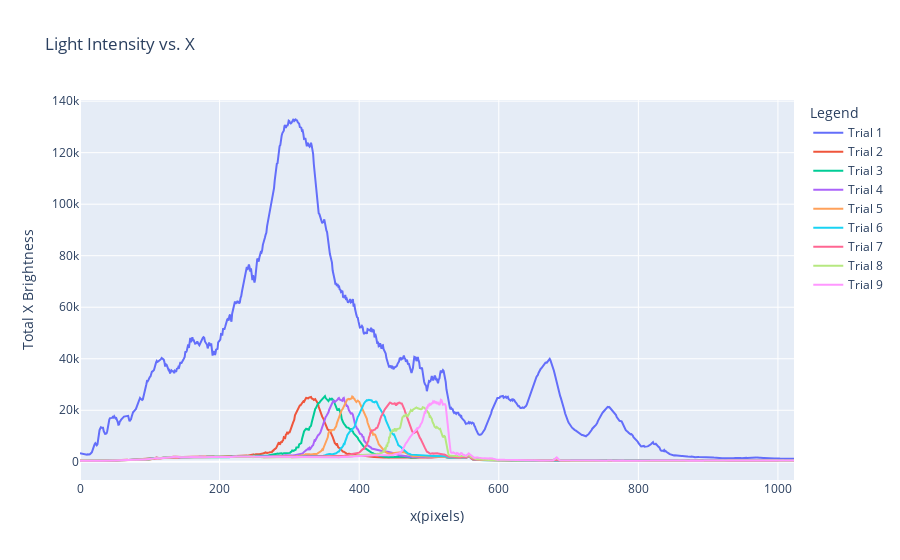
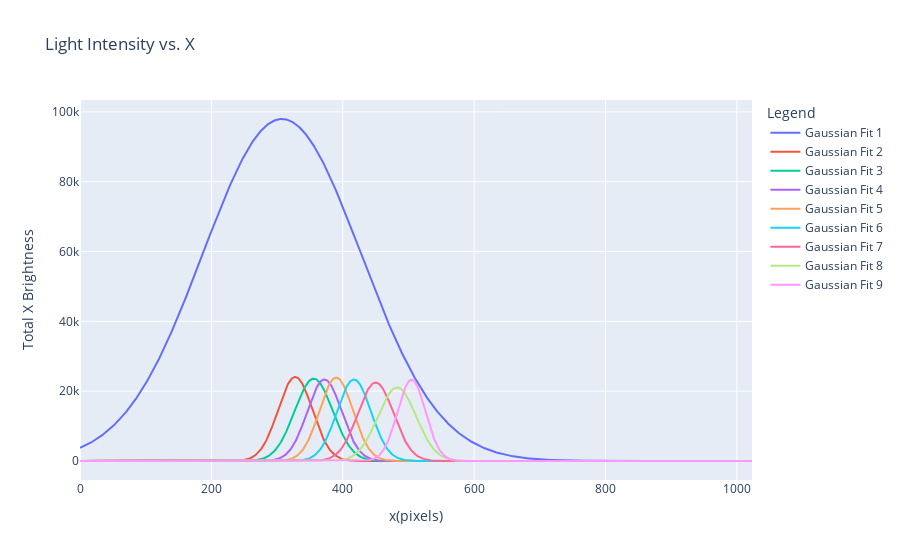

Notebook code for these charts, in order:
### Code cell
import plotly.graph_objects as go
import numpy as np
from scipy.optimize import curve_fit

# Get x's
trials_raw = [scan_img_intensity('./Imgs/image_' + str(i+1) + '.png') for i in range(9)]
trials_blur = [scan_img_intensity('./Imgs/image_' + str(i+1) + '.png') for i in range(9)]


# Plot intensities of images and gaussian fits
x = np.linspace(0, len(trials_raw[0])-1, len(trials_raw[0]))
means = []
dxs = [] 
dxs_adjusted = [] # 

p0s = [
    [140000, 308, 1], [36000, 328, 1], [36000, 354, 1],
    [36000, 371, 1], [36000, 390, 1], [35500, 416, 1],
    [34000, 449, 1], [32000, 483, 1], [34500, 510, 1]
]

# Create a figure
fig_raw = go.Figure()
fig_fits = go.Figure()


# Plot each trial with its Gaussian fit for raw images
for i, trial in enumerate(trials_raw):
    # Plot trial intensity
    fig_raw.add_trace(go.Scatter(x=x, y=trial, mode='lines', name=f'Trial {i+1}'))

    # Plot Gaussian fit
    popt, pcov = curve_fit(gaussian, x, trial, p0=p0s[i])
    A, u, o = popt
    means.append(u)
    y_gaussian = gaussian(x, A, u, o)
    fig_fits.add_trace(go.Scatter(x=x, y=y_gaussian, mode='lines', name=f'Gaussian Fit {i+1}'))

    # Get dx
    if i > 0:
        dxs.append(pix_to_m(means[i] - means[0]))
        if i > 1:
            dxs_adjusted.append(pix_to_m(means[i] - (means[0] + means[1]) * 0.5))

# Update layout for the plot
fig_raw.update_layout(
    title='Light Intensity vs. X',
    xaxis_title='x(pixels)',
    yaxis_title='Total X Brightness',
    legend_title='Legend',
    hovermode='closest'
)
fig_fits.update_layout(
    title='Light Intensity vs. X',
    xaxis_title='x(pixels)',
    yaxis_title='Total X Brightness',
    legend_title='Legend',
    hovermode='closest'
)

# Show plot
fig_raw.show()
fig_fits.show()

### Figure 1 — Plotly figure (JSON) as saved in the notebook; plotly's stock layout.template omitted (floating-point values rounded to 4 significant figures; data arrays with more than 128 entries replaced by an {"elided": "..."} marker saying what was removed)
{"data": [{"mode": "lines", "name": "Trial 1", "type": "scatter", "x": {"elided": "1024 int values"}, "y": {"elided": "1024 int values"}}, {"mode": "lines", "name": "Trial 2", "type": "scatter", "x": {"elided": "1024 int values"}, "y": {"elided": "1024 int values"}}, {"mode": "lines", "name": "Trial 3", "type": "scatter", "x": {"elided": "1024 int values"}, "y": {"elided": "1024 int values"}}, {"mode": "lines", "name": "Trial 4", "type": "scatter", "x": {"elided": "1024 int values"}, "y": {"elided": "1024 int values"}}, {"mode": "lines", "name": "Trial 5", "type": "scatter", "x": {"elided": "1024 int values"}, "y": {"elided": "1024 int values"}}, {"mode": "lines", "name": "Trial 6", "type": "scatter", "x": {"elided": "1024 int values"}, "y": {"elided": "1024 int values"}}, {"mode": "lines", "name": "Trial 7", "type": "scatter", "x": {"elided": "1024 int values"}, "y": {"elided": "1024 int values"}}, {"mode": "lines", "name": "Trial 8", "type": "scatter", "x": {"elided": "1024 int values"}, "y": {"elided": "1024 int values"}}, {"mode": "lines", "name": "Trial 9", "type": "scatter", "x": {"elided": "1024 int values"}, "y": {"elided": "1024 int values"}}], "layout": {"hovermode": "closest", "legend": {"title": {"text": "Legend"}}, "title": {"text": "Light Intensity vs. X"}, "xaxis": {"title": {"text": "x(pixels)"}}, "yaxis": {"title": {"text": "Total X Brightness"}}}}

### Figure 2 — Plotly figure (JSON) as saved in the notebook; plotly's stock layout.template omitted (floating-point values rounded to 4 significant figures; data arrays with more than 128 entries replaced by an {"elided": "..."} marker saying what was removed)
{"data": [{"mode": "lines", "name": "Gaussian Fit 1", "type": "scatter", "x": {"elided": "1024 int values"}, "y": {"elided": "1024 float values"}}, {"mode": "lines", "name": "Gaussian Fit 2", "type": "scatter", "x": {"elided": "1024 int values"}, "y": {"elided": "1024 float values"}}, {"mode": "lines", "name": "Gaussian Fit 3", "type": "scatter", "x": {"elided": "1024 int values"}, "y": {"elided": "1024 float values"}}, {"mode": "lines", "name": "Gaussian Fit 4", "type": "scatter", "x": {"elided": "1024 int values"}, "y": {"elided": "1024 float values"}}, {"mode": "lines", "name": "Gaussian Fit 5", "type": "scatter", "x": {"elided": "1024 int values"}, "y": {"elided": "1024 float values"}}, {"mode": "lines", "name": "Gaussian Fit 6", "type": "scatter", "x": {"elided": "1024 int values"}, "y": {"elided": "1024 float values"}}, {"mode": "lines", "name": "Gaussian Fit 7", "type": "scatter", "x": {"elided": "1024 int values"}, "y": {"elided": "1024 float values"}}, {"mode": "lines", "name": "Gaussian Fit 8", "type": "scatter", "x": {"elided": "1024 int values"}, "y": {"elided": "1024 float values"}}, {"mode": "lines", "name": "Gaussian Fit 9", "type": "scatter", "x": {"elided": "1024 int values"}, "y": {"elided": "1024 float values"}}], "layout": {"hovermode": "closest", "legend": {"title": {"text": "Legend"}}, "title": {"text": "Light Intensity vs. X"}, "xaxis": {"title": {"text": "x(pixels)"}}, "yaxis": {"title": {"text": "Total X Brightness"}}}}
